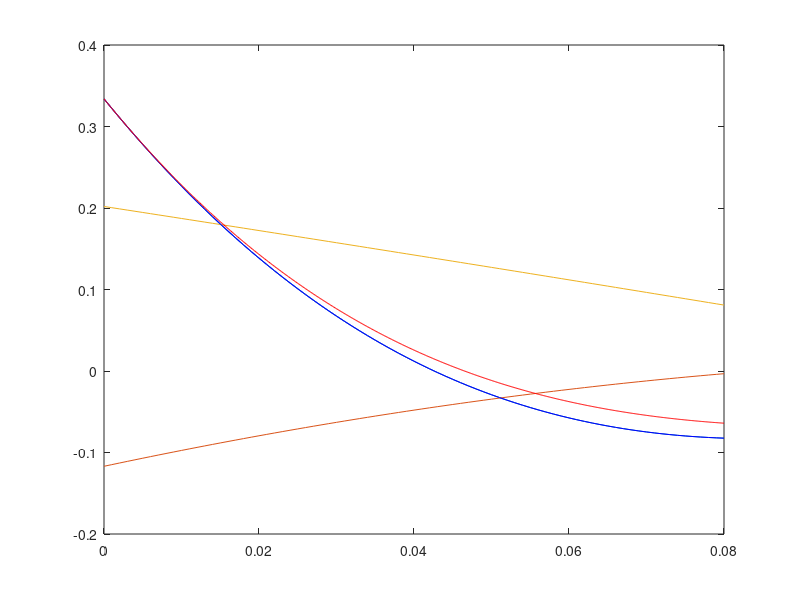

The MATLAB source for this figure:
clearvars;

degToRad = 2 * pi / 360;
a = -2808 * degToRad;
b = -1.399e04 * degToRad;
c = 5783 * degToRad;
d = -669.8 * degToRad;
e = 19.13 * degToRad;

inertiaRatio = 0.3994;
ks = 0.006234832611976e03 * inertiaRatio;
kd = -0.083291497874863e03 * inertiaRatio;
kp = -1.228188542897816e03 * inertiaRatio;

endTime = 0.08;

times = 0 : 0.001 : endTime;
count = size(times, 2);
for i = 1 : count
    t = times(i);
    x(i) = a * t^4 + b * t^3 + c * t^2 + d * t + e;
    xdot(i) = 4 * a * t^3 + 3 * b * t^2 + 2 * c * t + d;
    xddot(i) = 12 * a * t^2 + 6 * b * t + 2 * c;
    
end
plot(times, x, times, xdot / 100, times, xddot / 1000);
% plot(x, xddot);
timeStep = 0.0001;
newTimes = 0 : timeStep : endTime;
count = size(newTimes, 2);
recoveredXDot(1) = xdot(1);
recoveredX(1) = x(1);
for i = 2 : count
    recoveredAcc = kp * recoveredX(i - 1) + kd * recoveredXDot(i - 1) + ks;
    recoveredXDot(i) = recoveredXDot(i - 1) + timeStep * recoveredAcc;
    recoveredX(i) = recoveredX(i - 1) + timeStep * recoveredXDot(i);
end
hold on;
plot(times, x, 'b');
plot(newTimes, recoveredX, 'r');


